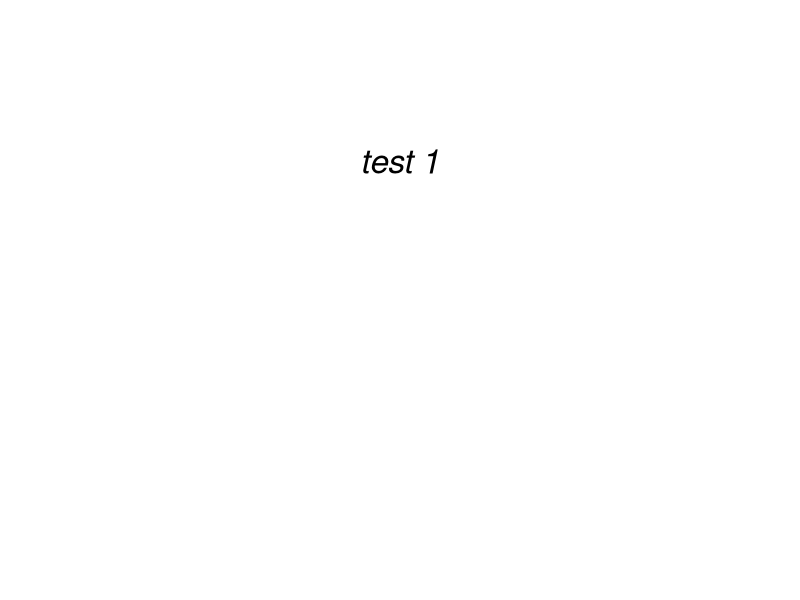

Source code (R):
cairo_pdf("test.pdf", width = 5, height = 5, family="Arial Unicode MS", pointsize = 18.5)
par(mar = c(0,0,0,0))
plot(NULL, xaxt="n",yaxt="n",bty="n",pch="",ylab="",xlab="", main="", sub="", 
     xlim = c(0,1), ylim = c(0,1))
text(x = 0.5, y = 0.75, labels = "test 1", cex = 2, font = 3)
#oh wait it does work :/
dev.off()
